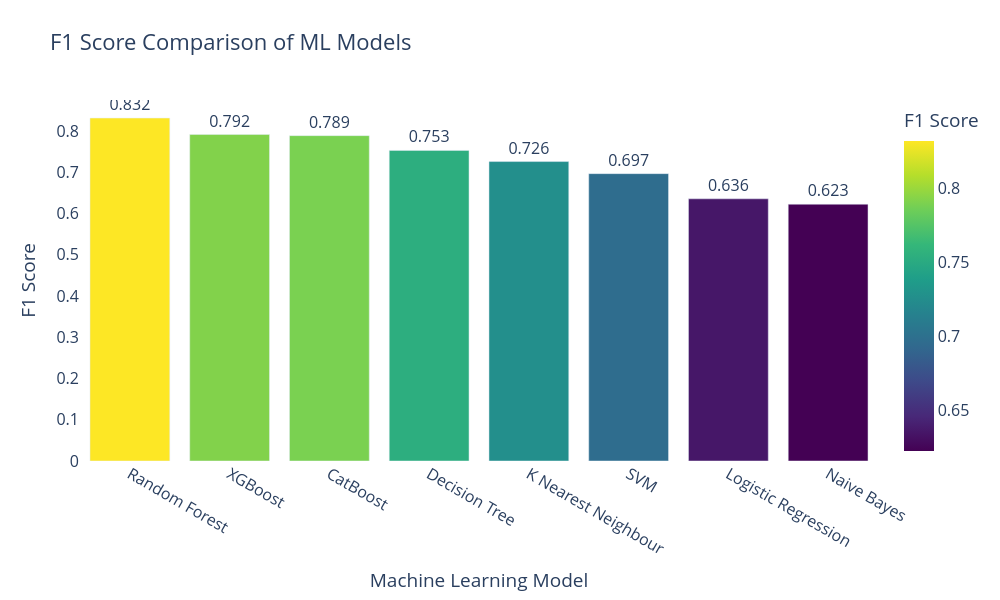

Notebook code for this chart:
### Code cell
import plotly.express as px
import pandas as pd

# Your model evaluation results
data = {
    "Model": [
        "Logistic Regression", "K Nearest Neighbour", "Naive Bayes", "Decision Tree",
        "Random Forest", "SVM", "CatBoost", "XGBoost"
    ],
    "F1 Score": [
        0.636028, 0.726349, 0.622898, 0.753468, 0.831904, 0.697070, 0.789261, 0.791936
    ]
}

df_result = pd.DataFrame(data)

# Create a Plotly Express bar chart
fig = px.bar(
    df_result.sort_values("F1 Score", ascending=False),
    x="Model",
    y="F1 Score",
    color="F1 Score",
    text="F1 Score",
    color_continuous_scale="viridis",
    title="F1 Score Comparison of ML Models",
)

# Customize the layout and increase size
fig.update_layout(
    width=1000,  # ⬅️ Increase width
    height=600,  # ⬅️ Increase height
    xaxis_title="Machine Learning Model",
    yaxis_title="F1 Score",
    title_font_size=22,
    plot_bgcolor="rgba(0,0,0,0)",
    paper_bgcolor="rgba(0,0,0,0)",
    font=dict(size=16),
)

# Customize text on bars
fig.update_traces(texttemplate='%{text:.3f}', textposition='outside')

# Show the figure
fig.show()

### Figure 1 — Plotly figure (JSON) as saved in the notebook; plotly's stock layout.template omitted (floating-point values rounded to 4 significant figures)
{"data": [{"alignmentgroup": "True", "hovertemplate": "Model=%{x}<br>F1 Score=%{marker.color}<extra></extra>", "legendgroup": "", "marker": {"color": [0.8319, 0.7919, 0.7893, 0.7535, 0.7263, 0.6971, 0.636, 0.6229], "coloraxis": "coloraxis", "pattern": {"shape": ""}}, "name": "", "offsetgroup": "", "orientation": "v", "showlegend": false, "text": [0.8319, 0.7919, 0.7893, 0.7535, 0.7263, 0.6971, 0.636, 0.6229], "textposition": "outside", "texttemplate": "%{text:.3f}", "type": "bar", "x": ["Random Forest", "XGBoost", "CatBoost", "Decision Tree", "K Nearest Neighbour", "SVM", "Logistic Regression", "Naive Bayes"], "xaxis": "x", "y": [0.8319, 0.7919, 0.7893, 0.7535, 0.7263, 0.6971, 0.636, 0.6229], "yaxis": "y"}], "layout": {"barmode": "relative", "coloraxis": {"colorbar": {"title": {"text": "F1 Score"}}, "colorscale": [[0, "#440154"], [0.1111, "#482878"], [0.2222, "#3e4989"], [0.3333, "#31688e"], [0.4444, "#26828e"], [0.5556, "#1f9e89"], [0.6667, "#35b779"], [0.7778, "#6ece58"], [0.8889, "#b5de2b"], [1, "#fde725"]]}, "font": {"size": 16}, "height": 600, "legend": {"tracegroupgap": 0}, "paper_bgcolor": "rgba(0, 0, 0, 0)", "plot_bgcolor": "rgba(0, 0, 0, 0)", "title": {"font": {"size": 22}, "text": "F1 Score Comparison of ML Models"}, "width": 1000, "xaxis": {"anchor": "y", "autorange": true, "domain": [0, 1], "range": [-0.5, 7.5], "title": {"text": "Machine Learning Model"}, "type": "category"}, "yaxis": {"anchor": "x", "autorange": true, "domain": [0, 1], "range": [0, 0.8757], "title": {"text": "F1 Score"}, "type": "linear"}}}
